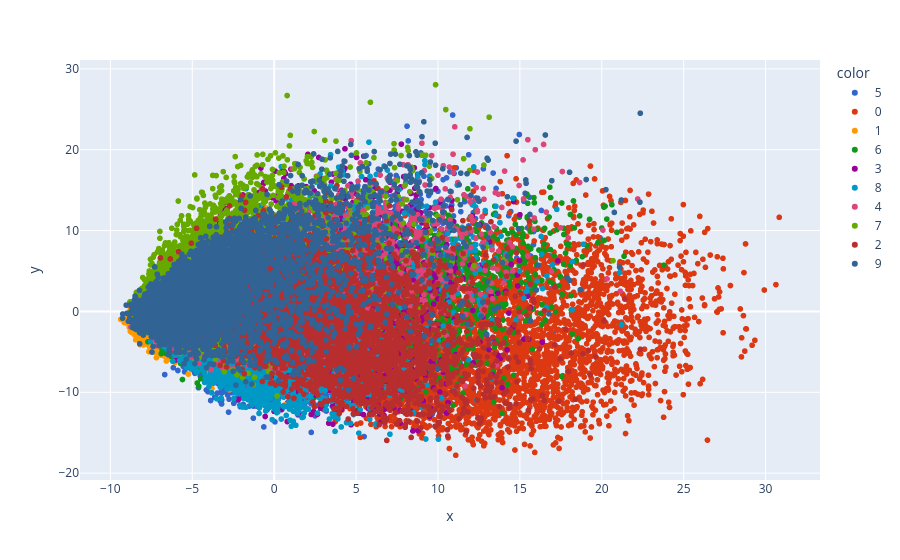

Notebook cell for this chart:
### Code cell
#plotting a 2D scatter plot using plotly
import plotly.express as px
y_train_trf = y_train.astype(str)
fig = px.scatter(x=X_train_trf[:,0],
                 y=X_train_trf[:,1],
                 color=y_train_trf,
                 color_discrete_sequence=px.colors.qualitative.G10
                )
fig.show()

### Figure 1 — Plotly figure (JSON) as saved in the notebook; plotly's stock layout.template omitted (floating-point values rounded to 4 significant figures; data arrays with more than 128 entries replaced by an {"elided": "..."} marker saying what was removed)
{"data": [{"hovertemplate": "color=5<br>x=%{x}<br>y=%{y}<extra></extra>", "legendgroup": "5", "marker": {"color": "#3366CC", "symbol": "circle"}, "mode": "markers", "name": "5", "showlegend": true, "type": "scattergl", "x": {"elided": "4317 float values"}, "xaxis": "x", "y": {"elided": "4317 float values"}, "yaxis": "y"}, {"hovertemplate": "color=0<br>x=%{x}<br>y=%{y}<extra></extra>", "legendgroup": "0", "marker": {"color": "#DC3912", "symbol": "circle"}, "mode": "markers", "name": "0", "showlegend": true, "type": "scattergl", "x": {"elided": "4748 float values"}, "xaxis": "x", "y": {"elided": "4748 float values"}, "yaxis": "y"}, {"hovertemplate": "color=1<br>x=%{x}<br>y=%{y}<extra></extra>", "legendgroup": "1", "marker": {"color": "#FF9900", "symbol": "circle"}, "mode": "markers", "name": "1", "showlegend": true, "type": "scattergl", "x": {"elided": "5420 float values"}, "xaxis": "x", "y": {"elided": "5420 float values"}, "yaxis": "y"}, {"hovertemplate": "color=6<br>x=%{x}<br>y=%{y}<extra></extra>", "legendgroup": "6", "marker": {"color": "#109618", "symbol": "circle"}, "mode": "markers", "name": "6", "showlegend": true, "type": "scattergl", "x": {"elided": "4741 float values"}, "xaxis": "x", "y": {"elided": "4741 float values"}, "yaxis": "y"}, {"hovertemplate": "color=3<br>x=%{x}<br>y=%{y}<extra></extra>", "legendgroup": "3", "marker": {"color": "#990099", "symbol": "circle"}, "mode": "markers", "name": "3", "showlegend": true, "type": "scattergl", "x": {"elided": "4912 float values"}, "xaxis": "x", "y": {"elided": "4912 float values"}, "yaxis": "y"}, {"hovertemplate": "color=8<br>x=%{x}<br>y=%{y}<extra></extra>", "legendgroup": "8", "marker": {"color": "#0099C6", "symbol": "circle"}, "mode": "markers", "name": "8", "showlegend": true, "type": "scattergl", "x": {"elided": "4691 float values"}, "xaxis": "x", "y": {"elided": "4691 float values"}, "yaxis": "y"}, {"hovertemplate": "color=4<br>x=%{x}<br>y=%{y}<extra></extra>", "legendgroup": "4", "marker": {"color": "#DD4477", "symbol": "circle"}, "mode": "markers", "name": "4", "showlegend": true, "type": "scattergl", "x": {"elided": "4666 float values"}, "xaxis": "x", "y": {"elided": "4666 float values"}, "yaxis": "y"}, {"hovertemplate": "color=7<br>x=%{x}<br>y=%{y}<extra></extra>", "legendgroup": "7", "marker": {"color": "#66AA00", "symbol": "circle"}, "mode": "markers", "name": "7", "showlegend": true, "type": "scattergl", "x": {"elided": "4966 float values"}, "xaxis": "x", "y": {"elided": "4966 float values"}, "yaxis": "y"}, {"hovertemplate": "color=2<br>x=%{x}<br>y=%{y}<extra></extra>", "legendgroup": "2", "marker": {"color": "#B82E2E", "symbol": "circle"}, "mode": "markers", "name": "2", "showlegend": true, "type": "scattergl", "x": {"elided": "4784 float values"}, "xaxis": "x", "y": {"elided": "4784 float values"}, "yaxis": "y"}, {"hovertemplate": "color=9<br>x=%{x}<br>y=%{y}<extra></extra>", "legendgroup": "9", "marker": {"color": "#316395", "symbol": "circle"}, "mode": "markers", "name": "9", "showlegend": true, "type": "scattergl", "x": {"elided": "4755 float values"}, "xaxis": "x", "y": {"elided": "4755 float values"}, "yaxis": "y"}], "layout": {"legend": {"title": {"text": "color"}, "tracegroupgap": 0}, "margin": {"t": 60}, "xaxis": {"anchor": "y", "domain": [0, 1], "title": {"text": "x"}}, "yaxis": {"anchor": "x", "domain": [0, 1], "title": {"text": "y"}}}}
